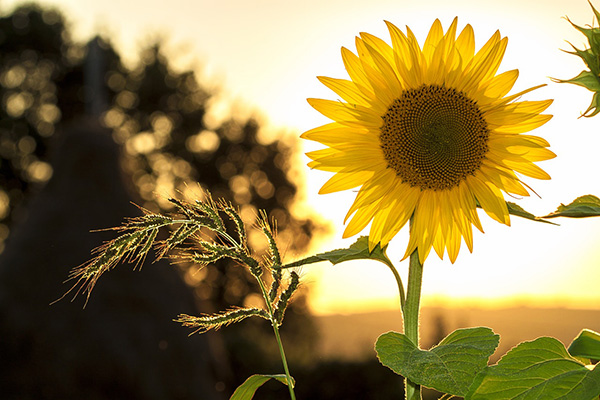
#> input picture images/sunflower.jpg, 600 x 400 px, found by its file name
$ python images_as_arrays.py
#> lines starting #> are read from the running program, lines starting #| are printed output that depends on the picture
import cv2 as cv
import numpy as np

img = cv.imread("./images/sunflower.jpg")
#> img is the input picture: shape (400, 600, 3); mean B, G, R 78.6, 128.9, 146.8
cv.imshow("Original img", img)

#printed image shape
print(f"Image shape: {img.shape}")
#| Image shape: (400, 600, 3)

#split channels and showed them
b,g,r = cv.split(img)
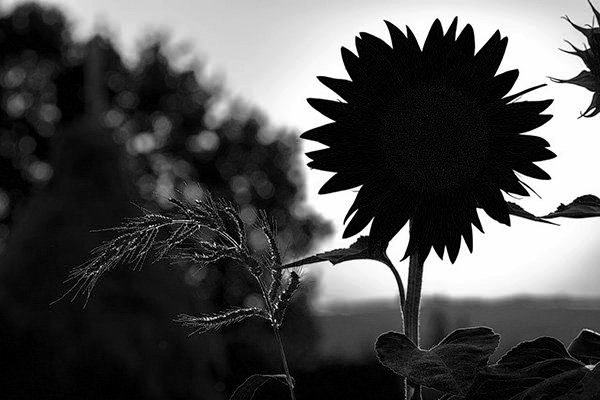
#> b: shape (400, 600); min 0, max 255, mean 78.6
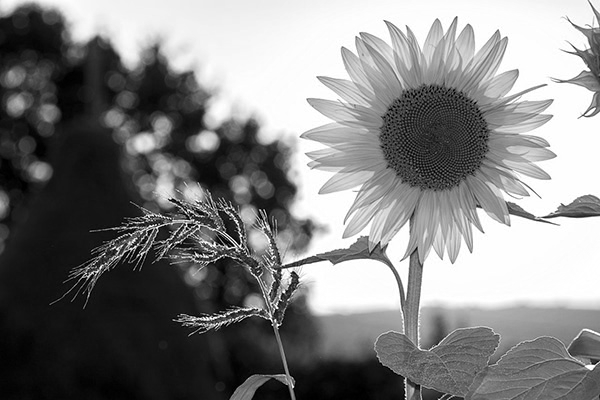
#> g: shape (400, 600); min 0, max 255, mean 128.9
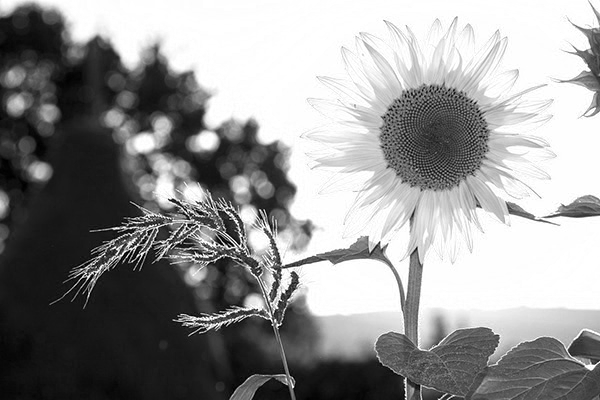
#> r: shape (400, 600); min 0, max 255, mean 146.8
cv.imshow("Blue chanel", b)
cv.imshow("Green chanel", g)
cv.imshow("Red chanel", r)


#convert from BGR to RGB
rgb_img = cv.cvtColor(img, cv.COLOR_BGR2RGB)
cv.imshow("RGB image", rgb_img)

#cropped img
cropped_img = img[0:200, 0:300]
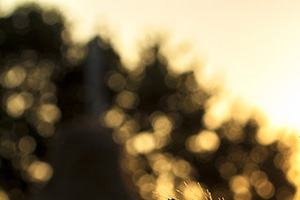
#> cropped_img: shape (200, 300, 3); mean B, G, R 87.3, 119.4, 134.2
cv.imshow("Cropped Image", cropped_img)


cv.waitKey(0)
